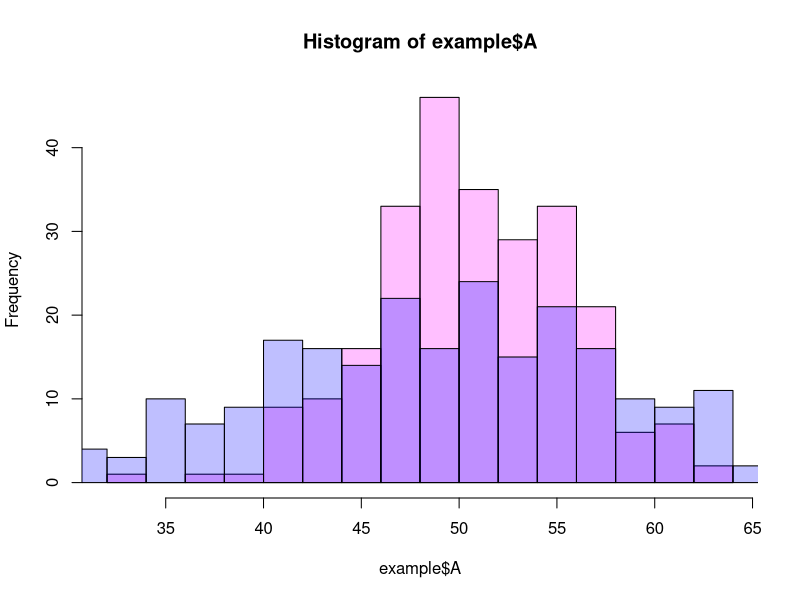
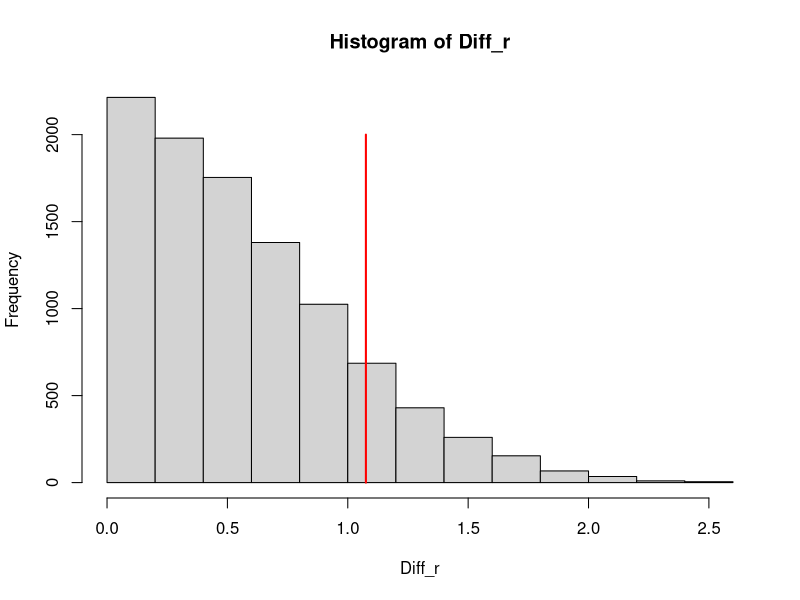

Here is the R script that generated these plots, in order: (Note: a time limit stopped this script after it produced the figures.)

# 設問(1)
	example <- read.table("data_r.txt", header=TRUE)
	cols <- colnames(example)
	hist(example$A, breaks= 20, col= "#ff00ff40")
	hist(example$B, breaks= 20, col= "#0000ff40", add= TRUE)


# 設問(2)
	random_p <- function(n, example, showHist) {
		Diff <- abs(mean(example[,1]) - mean(example[,2]))
		
		Diff_r <- numeric(n+1)
		Data <- unlist(example, use.names=F)
		
		for (i in 1:n) {
			data_r <- sample(Data, replace=F)
			A_r <- data_r[1: length(example[,1])]
			B_r <- data_r[(length(example[,2])+1): length(data_r)]
			Diff_r[i] <- abs(mean(A_r) - mean(B_r))
		}
		
		Diff_r[n+1] <- Diff
		p <- sum(Diff_r >= Diff)/ (n+1)
		
		if (showHist) {
			hist(Diff_r)
			# arrows(p, -1, p, 0, code=3, col="red", lwd=2)
			segments(Diff, 2000, y1=0, col="red", lwd=2)
			text(cex=1.5, Diff+0.3, 500, cat("p値", p))
		}
		return(p)
	}
		
	cat("p値", random_p(9999, example, T), "\n")

# 設問(3)
	
	# 範囲と長さの指定から適当な階差数列を作る函数
	seq_step_resultlen <- function(start, end, resultlen) {
		return(seq(start, end, (end - start)%/%(resultlen - 1)))
	}
	
	pvalues <- sapply(1:10, function(i){
		return(random_p(50, example, F))
	} )
	print("pvalues=")
	print(pvalues)
	
	pmean <- mean(pvalues)
	psd <- sd(pvalues)
	cat("p値平均", pmean, "\n")
	cat("p値標準偏差", psd, "\n")
	
	ptuples <- lapply( seq_step_resultlen(50, 50000, 11) , function(i) {
		pvalues <- sapply(1:10, function(j) { 
			return(random_p(i, example, FALSE))
		})
		pmean <- mean(pvalues)
		psd <- sd(pvalues)
		return(c(i, pmean, psd))
	})
	
	print(ptuples)
	
	transposed <- transpose(ptuples)
	print(transposed)
	
	values <- map(transposed,
		function(x) { return(unlist(x, use.names= F)) }
	)
	flat <- map(ptuples,
		function(x) { return(setNames(unlist(x, use.names= F), c("n", "p_mean", "p_sd"))) }
	)
	
	datas <- dplyr::bind_rows(flat) #flattenした各行をdata.frameに纏める
	
	ggplot(datas, aes(n, p_mean))+
		geom_point()+
		geom_line()
	
	ggplot(datas, aes(n, p_sd))+
		geom_point()+
		geom_line(linetype= "dashed")


# 設問(4)
	res.perm <- permTS(
		x= example$A, 
		y= example$B, 
		alternative= "greater",
	
	)
	print(res.perm)
	
	res.t <- t.test(
		x= example$A,
		y= example$B,
		alternative= "greater",
		paired= FALSE,
		var.equal= TRUE,
		conf.level= 0.95,
	)
	print(res.t)
	
